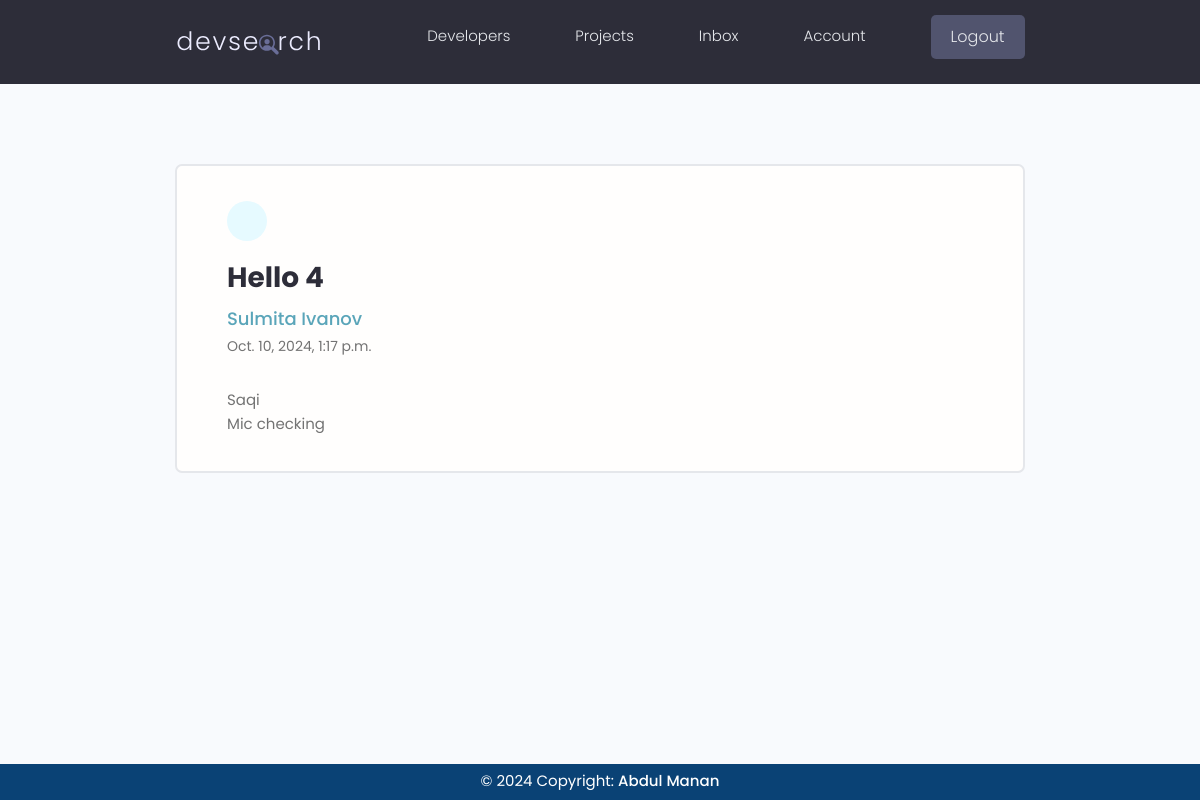
The page /message/daed9ebc-4776-4d40-ac54-7573f90c1d40/ (signed in) on the database its author committed.
### users/models.py (models this page shows, shortened)
class Message(models.Model):
    sender = models.ForeignKey(
        Profile, on_delete=models.SET_NULL, null=True, blank=True)
    recipient = models.ForeignKey(
        Profile, on_delete=models.SET_NULL, null=True, blank=True, related_name="messages")
    name = models.CharField(max_length=200, null=True, blank=True)
    email = models.EmailField(max_length=200, null=True, blank=True)
    subject = models.CharField(max_length=200, null=True, blank=True)
    body = models.TextField()
    is_read = models.BooleanField(default=False, null=True)
    created = models.DateTimeField(auto_now_add=True)
    id = models.UUIDField(default=uuid.uuid4, unique=True,
                          primary_key=True, editable=False)
    class Meta:
        ordering = ['is_read', '-created']

### users/views.py (the view)
# urls.py: path('message/<str:pk>/', viewMessage, name='message'),
@login_required(login_url='users:login')
def viewMessage(request, pk):
    profile = request.user.profile
    message = profile.messages.get(id=pk)
    if message.is_read == False:
        message.is_read = True
        message.save()
    context = {'message': message}
    return render(request, 'users/message.html', context)

### users/templates/users/message.html (shortened to what this page needs)
{% extends 'main.html' %}
{% block content %}
  <main class="messagePage my-xl">
    <div class="content-box">
      <div class="message">
        <a class="backButton" href="{% url 'users:inbox' %}"></a>
        <h2 class="message__subject">{{message.subject}}</h4>
          {% if message.sender %}
          <a href="{% url 'users:user-profile' message.sender.id %}" class="message__author">{{message.name}}</a>
          {% else %}
          <p class="message__author">{{message.name}}</p>
          {% endif %}
          <p class="message__date">{{message.created}}</p>
          <div class="message__body">{{message.body|linebreaksbr}}</div>
      </div>
    </div>
  </main>
{% endblock %}

### static/styles/app.css (style rules this page uses)
:root { --color-sub: #2d2d39; }
.content-box { width: 95%; max-width: 85rem; margin: 0 auto; }
.message { padding: 2.5rem 0; }
.message > a { display: flex; gap: 1rem; }
.message__author, .message__date { flex-basis: 25%; }
.message__subject { flex-basis: 50%; }
.message__date { text-align: right; }
.messagePage .message { list-style: none; background: var(--color-white); padding: 3.5rem 5rem; border: 2px solid var(--color-light); border-radius: 0.7rem; }
.messagePage .message__subject { font-size: 2.8rem; color: var(--color-sub); margin-bottom: 1rem; margin-top: 2rem; }
.messagePage .message__author { font-size: 1.8rem; font-weight: 500; }
.messagePage .message__date { font-size: 1.4rem; font-weight: 400; text-align: left; margin-bottom: 3rem; }
.backButton { background: var(--color-main-light); color: var(--color-main); width: 4rem; height: 4rem; display: flex; align-items: center; justify-content: center; border-radius: 50%; }

### static/uikit/styles/modules/_variables.css (style rules this page uses)
:root { --color-main: #5aa5b9; --color-main-light: #e6faff; --color-sub: #3f4156; --color-sub-light: #51546e; --color-sub-lighter: #ededfd; --color-text: #737373; --color-gray: #8b8b8b; --color-light: #e5e7eb; --color-light-gray: #767676; --color-bg: #f8fafd; --color-white: #fffefd; --color-white-light: #f3f3f3; --color-success: #359e64; --color-success-bg: #def8e8; --color-error: #fc4b0b; --color-error-bg: #fff2ee; --font-base: 'Poppins', arial, helvetica, 'Segoe UI', roboto, ubuntu, sans-serif; --font-monospace: 'Fira Code', 'Courier New', courier, monospace; --font-regular: 300; --font-medium: 500; --font-bold: 700; --generic-shadow: 1px 1px 5px #00000010; --generic-transition: all 0.3s ease-in-out; }

### static/uikit/styles/modules/_base.css (style rules this page uses)
* { margin: 0; padding: 0; box-sizing: border-box; text-rendering: optimizeLegibility; color: inherit; font-size: inherit; }
html { font-size: 50%; }
@media only screen and (min-width: 480px) { html { font-size: 56.25%; } }
@media only screen and (min-width: 1200px) { html { font-size: 62.5%; } }
body { line-height: 1.6; font-weight: 400; font-size: 1.5rem; color: var(--color-text); background-color: var(--color-bg); min-height: 100vh; }

### static/uikit/styles/modules/_typography.css (style rules this page uses)
* { font-family: var(--font-base); }
h2 { font-size: 3.6rem; font-weight: var(--font-bold); }
p, span, strong { font-size: 1.6rem; color: var(--color-text); font-weight: var(--font-regular); }
a { padding-bottom: 2px; text-decoration: none; display: inline-block; color: var(--color-main); font-weight: var(--font-medium); }

### static/uikit/styles/modules/_utilities.css (style rules this page uses)
.my-xl { margin: 8rem auto; }

### rows shown on the page
Message: subject "Hello 4", name "Sulmita Ivanov", created "Oct. 10, 2024, 1:17 p.m.", body "Saqi Mic checking"
